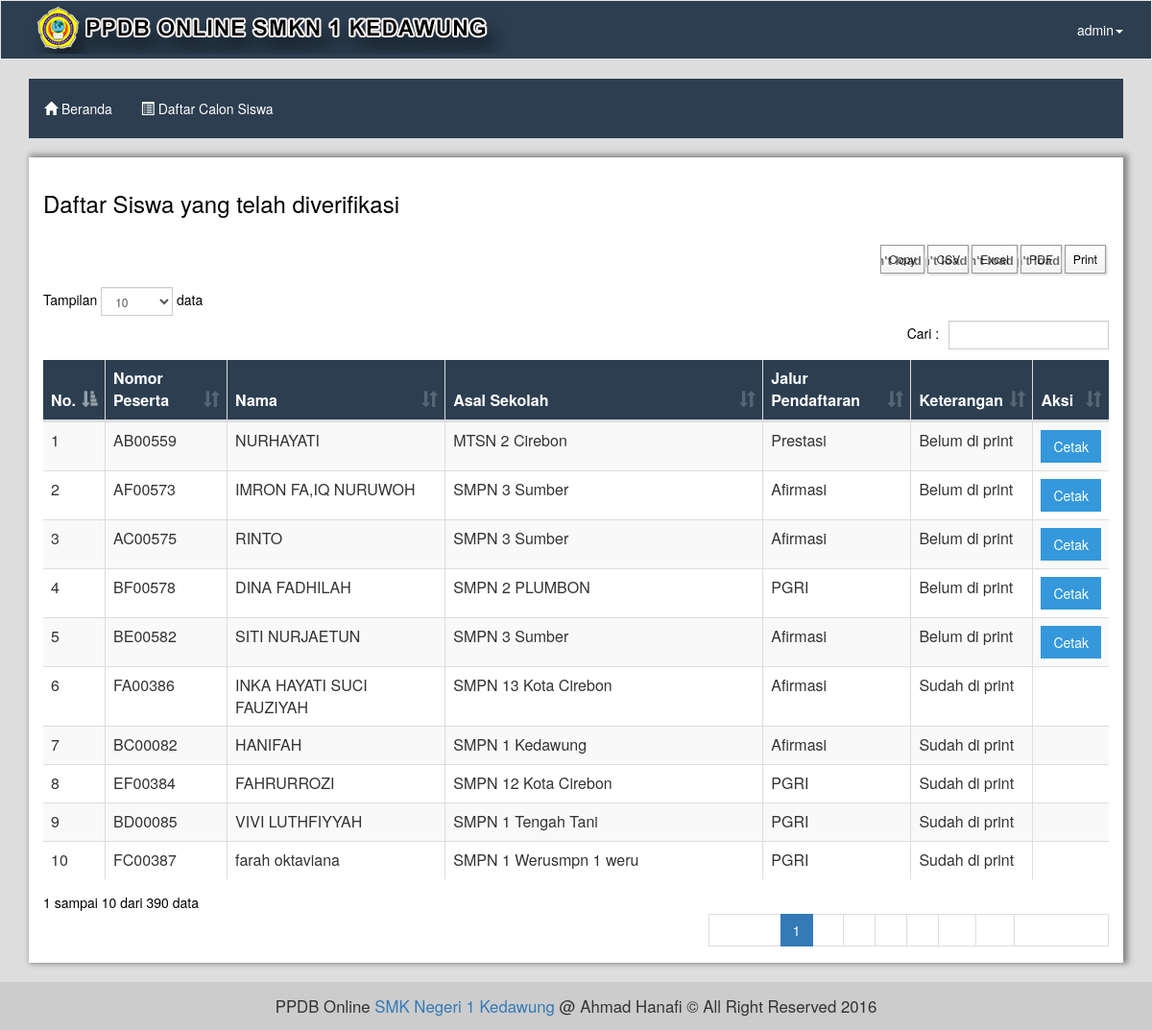
Screenshot of /bendahara/sudah.verifikasi (signed in) with the database file from the repository.
### tables this page shows
CREATE TABLE IF NOT EXISTS `tb_biodata` (
`id` int(11) NOT NULL,
  `id_user` int(10) NOT NULL,
  `name` varchar(255) NOT NULL,
  `nisn` varchar(15) NOT NULL,
  `tmp_lahir` varchar(50) NOT NULL,
  `tgl_lahir` date NOT NULL,
  `jk` enum('Laki-Laki','Perempuan') NOT NULL,
  `agama` varchar(20) NOT NULL,
  `no_hp` varchar(20) NOT NULL,
  `alamat` text NOT NULL,
  `asal_smp` varchar(50) NOT NULL,
  `no_peserta` varchar(20) DEFAULT NULL,
  `verifikasi` tinyint(1) NOT NULL,
  `konfirmasi` tinyint(1) NOT NULL,
  `print` enum('Yes','No') NOT NULL DEFAULT 'No'
);

CREATE TABLE IF NOT EXISTS `tb_users` (
`id` int(11) NOT NULL,
  `name` varchar(255) NOT NULL,
  `email` varchar(100) NOT NULL,
  `pil_daftar` varchar(50) NOT NULL,
  `username` varchar(255) NOT NULL,
  `password` varchar(255) NOT NULL,
  `verified` enum('Yes','No') NOT NULL,
  `role` tinyint(1) NOT NULL,
  `remember_token` varchar(100) DEFAULT NULL,
  `created_at` timestamp NOT NULL DEFAULT CURRENT_TIMESTAMP,
  `updated_at` timestamp NOT NULL DEFAULT '0000-00-00 00:00:00'
);

### bendahara/inc/sdh_verifikasi.php (the view, shortened to what this page needs)
<?php
global $link;
$sql = "SELECT `tb_users`.*, `tb_biodata` .* FROM `tb_users` JOIN `tb_biodata` ON `tb_users`.`id` = `tb_biodata`.`id_user` WHERE verifikasi = 1 ORDER BY print = 'Yes' ";
$exc = mysqli_query($link, $sql);
$no = 1;
?>
<div class="panel panel-default">
	<div class="panel-body content-adm">
		<h3>Daftar Siswa yang telah diverifikasi</h3>
		<br>
		<table class="table table-bordered table-striped" id="tabel-saya">
			<thead style="background:#2C3E50;color:#fff;">
				<tr>
					<th>No.</th>
					<th>Nomor Peserta</th>
					<th>Nama</th>
					<th>Asal Sekolah</th>
					<th>Jalur Pendaftaran</th>
					<th>Keterangan</th>
					<th>Aksi</th>
				</tr>
			</thead>
			<tbody>
			<?php while ($list = mysqli_fetch_assoc($exc)) { ?>
				<tr>
					<td><?= $no; ?></td>
					<td><?= $list['no_peserta']; ?></td>
					<td><?= $list['name']; ?></td>
					<td><?= $list['asal_smp']; ?></td>
					<td><?= $list['pil_daftar']; ?></td>
					<td>
					<?php
						if($list['print'] == "Yes"){
							echo "Sudah di print";
						} else {
							echo "Belum di print";
						} ?>
					</td>
					<td>
					<?php
						if ($list['print'] == "Yes") {
							echo "";
						} else { ?>
							<a href="cetak.<?= $list['id_user']; ?>" target="_blank" class='btn-opt btn-info'>Cetak</a>
					<?php	}
						?>
					</td>
				</tr>
			<?php $no++; } ?>
			</tbody>
		</table>
	</div>
</div>

### assets/css/main.css (style rules this page uses)
* { margin: 0; padding: 0; text-decoration: none; list-style: none; border-radius: 0px !important; }
body { background: #eee; }
.btn-opt { display: inline-block; padding: 6px 12px; margin-bottom: 0; font-size: 14px; font-weight: normal; line-height: 1.42857143; text-align: center; white-space: nowrap; vertical-align: middle; -ms-touch-action: manipulation; touch-action: manipulation; cursor: pointer; -webkit-user-select: none; -moz-user-select: none; -ms-user-select: none; user-select: none; background-image: none; border: 1px solid transparent; border-radius: 4px; }
.btn-info { background: #3498DB !important; }
.panel-body, .panel-footer > a { color: #FFF !important; }
.panel { border:none !important; }
.table { border: none !important; }
.content-adm { min-height: 450px; color: #000 !important; box-shadow: 3px -1px 6px 2px #888; }
thead { background: #34495e; color: #fff !important; }

### rows the page displays
tb_biodata: no_peserta "AB00559", name "NURHAYATI", asal_smp "MTSN 2 Cirebon", id_user.pil_daftar "Prestasi", print "Belum di print"
tb_biodata: no_peserta "AF00573", name "IMRON FA,IQ NURUWOH", asal_smp "SMPN 3 Sumber", id_user.pil_daftar "Afirmasi", print "Belum di print"
tb_biodata: no_peserta "AC00575", name "RINTO", asal_smp "SMPN 3 Sumber", id_user.pil_daftar "Afirmasi", print "Belum di print"
tb_biodata: no_peserta "BF00578", name "DINA FADHILAH", asal_smp "SMPN 2 PLUMBON", id_user.pil_daftar "PGRI", print "Belum di print"
tb_biodata: no_peserta "BE00582", name "SITI NURJAETUN", asal_smp "SMPN 3 Sumber", id_user.pil_daftar "Afirmasi", print "Belum di print"
tb_biodata: no_peserta "FA00386", name "INKA HAYATI SUCI FAUZIYAH", asal_smp "SMPN 13 Kota Cirebon", id_user.pil_daftar "Afirmasi", print "Sudah di print"
tb_biodata: no_peserta "BC00082", name "HANIFAH", asal_smp "SMPN 1 Kedawung", id_user.pil_daftar "Afirmasi", print "Sudah di print"
tb_biodata: no_peserta "EF00384", name "FAHRURROZI", asal_smp "SMPN 12 Kota Cirebon", id_user.pil_daftar "PGRI", print "Sudah di print"
tb_biodata: no_peserta "BD00085", name "VIVI LUTHFIYYAH", asal_smp "SMPN 1 Tengah Tani", id_user.pil_daftar "PGRI", print "Sudah di print"
tb_biodata: no_peserta "FC00387", name "farah oktaviana", asal_smp "SMPN 1 Werusmpn 1 weru", id_user.pil_daftar "PGRI", print "Sudah di print"
